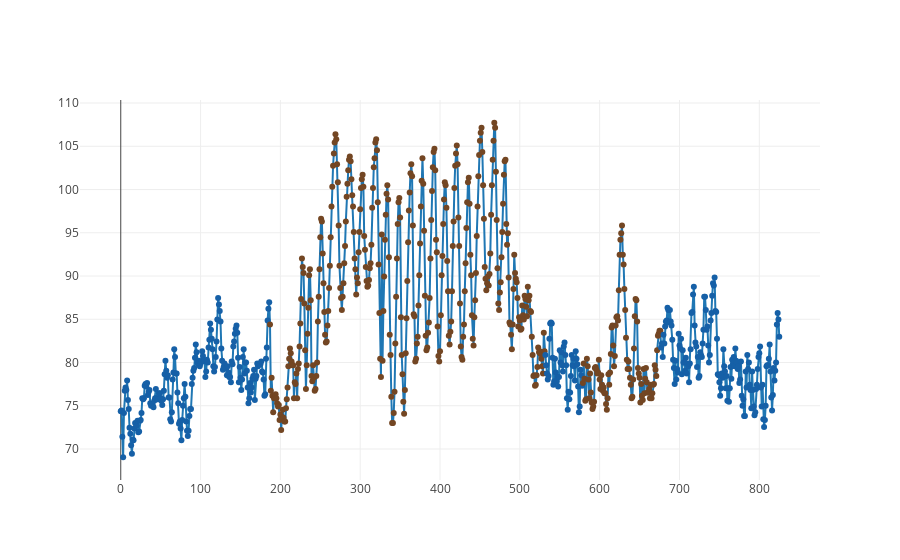

The notebook cell saved with this chart:
### Code cell
# Identifying sinus arrhythmia

bpm_values = []
bpm_values = rr_to_bpm(frequencies)

bpm_np = np.array(bpm_values)

colors = []

for i in range(len(bpm_values)):
    colors.append('rgb(22, 96, 167)')

colors = moving_stdeviation(bpm_np, 50, colors)

trace = go.Scatter(
    x = axis_x,
    y = axis_y,
    mode='lines+markers',
    marker=dict(color=(colors))
)

data = [trace]

iplot(data, filename='basic-line')

### Figure 1 — Plotly figure (JSON) as saved in the notebook; plotly's stock layout.template omitted (floating-point values rounded to 4 significant figures; data arrays with more than 128 entries replaced by an {"elided": "..."} marker saying what was removed)
{"data": [{"marker": {"color": {"elided": "826 str values"}}, "mode": "lines+markers", "type": "scatter", "x": {"elided": "826 int values"}, "y": {"elided": "826 float values"}}], "layout": {}}
